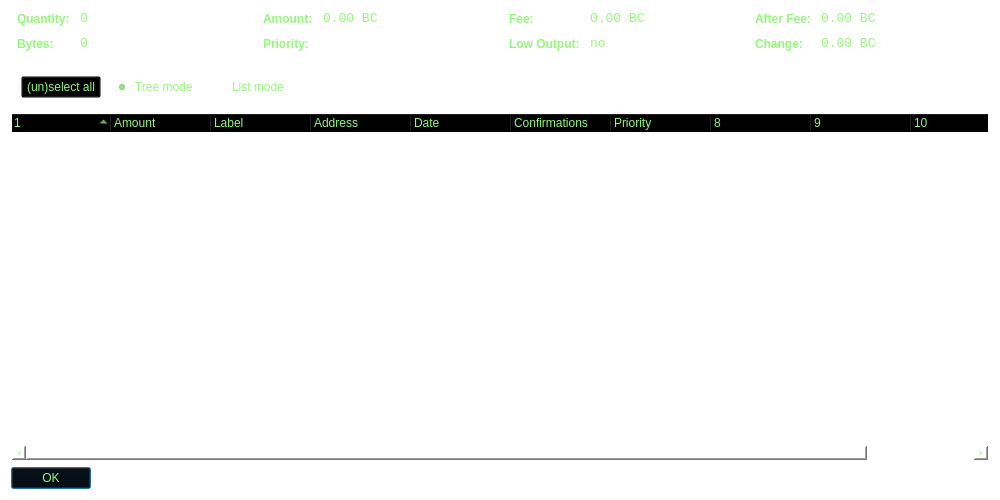
<?xml version="1.0" encoding="UTF-8"?>
<ui version="4.0">
 <class>CoinControlDialog</class>
 <widget class="QDialog" name="CoinControlDialog">
  <property name="geometry">
   <rect>
    <x>0</x>
    <y>0</y>
    <width>1000</width>
    <height>500</height>
   </rect>
  </property>
  <property name="windowTitle">
   <string>Coin Control</string>
  </property>
  <property name="styleSheet">
   <string notr="true">color:#92f978;
background: transparent;</string>
  </property>
  <layout class="QVBoxLayout" name="verticalLayout">
   <item>
    <layout class="QHBoxLayout" name="horizontalLayoutTop" stretch="0,0,0,0">
     <property name="topMargin">
      <number>0</number>
     </property>
     <property name="bottomMargin">
      <number>10</number>
     </property>
     <item>
      <layout class="QFormLayout" name="formLayoutCoinControl1">
       <property name="horizontalSpacing">
        <number>10</number>
       </property>
       <property name="verticalSpacing">
        <number>10</number>
       </property>
       <property name="leftMargin">
        <number>6</number>
       </property>
       <property name="rightMargin">
        <number>6</number>
       </property>
       <item row="0" column="0">
        <widget class="QLabel" name="labelCoinControlQuantityText">
         <property name="styleSheet">
          <string notr="true">font-weight:bold;</string>
         </property>
         <property name="text">
          <string>Quantity:</string>
         </property>
        </widget>
       </item>
       <item row="0" column="1">
        <widget class="QLabel" name="labelCoinControlQuantity">
         <property name="font">
          <font>
           <family>Monospace</family>
           <pointsize>10</pointsize>
          </font>
         </property>
         <property name="cursor">
          <cursorShape>IBeamCursor</cursorShape>
         </property>
         <property name="contextMenuPolicy">
          <enum>Qt::ActionsContextMenu</enum>
         </property>
         <property name="text">
          <string notr="true">0</string>
         </property>
         <property name="textInteractionFlags">
          <set>Qt::LinksAccessibleByMouse|Qt::TextSelectableByKeyboard|Qt::TextSelectableByMouse</set>
         </property>
        </widget>
       </item>
       <item row="1" column="0">
        <widget class="QLabel" name="labelCoinControlBytesText">
         <property name="styleSheet">
          <string notr="true">font-weight:bold;</string>
         </property>
         <property name="text">
          <string>Bytes:</string>
         </property>
        </widget>
       </item>
       <item row="1" column="1">
        <widget class="QLabel" name="labelCoinControlBytes">
         <property name="font">
          <font>
           <family>Monospace</family>
           <pointsize>10</pointsize>
          </font>
         </property>
         <property name="cursor">
          <cursorShape>IBeamCursor</cursorShape>
         </property>
         <property name="contextMenuPolicy">
          <enum>Qt::ActionsContextMenu</enum>
         </property>
         <property name="text">
          <string notr="true">0</string>
         </property>
         <property name="textInteractionFlags">
          <set>Qt::LinksAccessibleByMouse|Qt::TextSelectableByKeyboard|Qt::TextSelectableByMouse</set>
         </property>
        </widget>
       </item>
      </layout>
     </item>
     <item>
      <layout class="QFormLayout" name="formLayoutCoinControl2">
       <property name="horizontalSpacing">
        <number>10</number>
       </property>
       <property name="verticalSpacing">
        <number>10</number>
       </property>
       <property name="leftMargin">
        <number>6</number>
       </property>
       <property name="rightMargin">
        <number>6</number>
       </property>
       <item row="0" column="0">
        <widget class="QLabel" name="labelCoinControlAmountText">
         <property name="styleSheet">
          <string notr="true">font-weight:bold;</string>
         </property>
         <property name="text">
          <string>Amount:</string>
         </property>
        </widget>
       </item>
       <item row="0" column="1">
        <widget class="QLabel" name="labelCoinControlAmount">
         <property name="font">
          <font>
           <family>Monospace</family>
           <pointsize>10</pointsize>
          </font>
         </property>
         <property name="cursor">
          <cursorShape>IBeamCursor</cursorShape>
         </property>
         <property name="contextMenuPolicy">
          <enum>Qt::ActionsContextMenu</enum>
         </property>
         <property name="text">
          <string notr="true">0.00 BC</string>
         </property>
         <property name="textInteractionFlags">
          <set>Qt::LinksAccessibleByMouse|Qt::TextSelectableByKeyboard|Qt::TextSelectableByMouse</set>
         </property>
        </widget>
       </item>
       <item row="1" column="0">
        <widget class="QLabel" name="labelCoinControlPriorityText">
         <property name="styleSheet">
          <string notr="true">font-weight:bold;</string>
         </property>
         <property name="text">
          <string>Priority:</string>
         </property>
        </widget>
       </item>
       <item row="1" column="1">
        <widget class="QLabel" name="labelCoinControlPriority">
         <property name="font">
          <font>
           <family>Monospace</family>
           <pointsize>10</pointsize>
          </font>
         </property>
         <property name="cursor">
          <cursorShape>IBeamCursor</cursorShape>
         </property>
         <property name="contextMenuPolicy">
          <enum>Qt::ActionsContextMenu</enum>
         </property>
         <property name="text">
          <string/>
         </property>
         <property name="textInteractionFlags">
          <set>Qt::LinksAccessibleByMouse|Qt::TextSelectableByKeyboard|Qt::TextSelectableByMouse</set>
         </property>
        </widget>
       </item>
      </layout>
     </item>
     <item>
      <layout class="QFormLayout" name="formLayoutCoinControl3">
       <property name="horizontalSpacing">
        <number>10</number>
       </property>
       <property name="verticalSpacing">
        <number>10</number>
       </property>
       <property name="leftMargin">
        <number>6</number>
       </property>
       <property name="rightMargin">
        <number>6</number>
       </property>
       <item row="0" column="0">
        <widget class="QLabel" name="labelCoinControlFeeText">
         <property name="styleSheet">
          <string notr="true">font-weight:bold;</string>
         </property>
         <property name="text">
          <string>Fee:</string>
         </property>
        </widget>
       </item>
       <item row="0" column="1">
        <widget class="QLabel" name="labelCoinControlFee">
         <property name="font">
          <font>
           <family>Monospace</family>
           <pointsize>10</pointsize>
          </font>
         </property>
         <property name="cursor">
          <cursorShape>IBeamCursor</cursorShape>
         </property>
         <property name="contextMenuPolicy">
          <enum>Qt::ActionsContextMenu</enum>
         </property>
         <property name="text">
          <string notr="true">0.00 BC</string>
         </property>
         <property name="textInteractionFlags">
          <set>Qt::LinksAccessibleByMouse|Qt::TextSelectableByKeyboard|Qt::TextSelectableByMouse</set>
         </property>
        </widget>
       </item>
       <item row="1" column="0">
        <widget class="QLabel" name="labelCoinControlLowOutputText">
         <property name="enabled">
          <bool>false</bool>
         </property>
         <property name="styleSheet">
          <string notr="true">font-weight:bold;</string>
         </property>
         <property name="text">
          <string>Low Output:</string>
         </property>
        </widget>
       </item>
       <item row="1" column="1">
        <widget class="QLabel" name="labelCoinControlLowOutput">
         <property name="enabled">
          <bool>false</bool>
         </property>
         <property name="font">
          <font>
           <family>Monospace</family>
           <pointsize>10</pointsize>
          </font>
         </property>
         <property name="cursor">
          <cursorShape>IBeamCursor</cursorShape>
         </property>
         <property name="contextMenuPolicy">
          <enum>Qt::ActionsContextMenu</enum>
         </property>
         <property name="text">
          <string notr="true">no</string>
         </property>
         <property name="textInteractionFlags">
          <set>Qt::LinksAccessibleByMouse|Qt::TextSelectableByKeyboard|Qt::TextSelectableByMouse</set>
         </property>
        </widget>
       </item>
      </layout>
     </item>
     <item>
      <layout class="QFormLayout" name="formLayoutCoinControl4">
       <property name="horizontalSpacing">
        <number>10</number>
       </property>
       <property name="verticalSpacing">
        <number>10</number>
       </property>
       <property name="leftMargin">
        <number>6</number>
       </property>
       <property name="rightMargin">
        <number>6</number>
       </property>
       <item row="0" column="0">
        <widget class="QLabel" name="labelCoinControlAfterFeeText">
         <property name="styleSheet">
          <string notr="true">font-weight:bold;</string>
         </property>
         <property name="text">
          <string>After Fee:</string>
         </property>
        </widget>
       </item>
       <item row="0" column="1">
        <widget class="QLabel" name="labelCoinControlAfterFee">
         <property name="font">
          <font>
           <family>Monospace</family>
           <pointsize>10</pointsize>
          </font>
         </property>
         <property name="cursor">
          <cursorShape>IBeamCursor</cursorShape>
         </property>
         <property name="contextMenuPolicy">
          <enum>Qt::ActionsContextMenu</enum>
         </property>
         <property name="text">
          <string notr="true">0.00 BC</string>
         </property>
         <property name="textInteractionFlags">
          <set>Qt::LinksAccessibleByMouse|Qt::TextSelectableByKeyboard|Qt::TextSelectableByMouse</set>
         </property>
        </widget>
       </item>
       <item row="1" column="0">
        <widget class="QLabel" name="labelCoinControlChangeText">
         <property name="enabled">
          <bool>false</bool>
         </property>
         <property name="styleSheet">
          <string notr="true">font-weight:bold;</string>
         </property>
         <property name="text">
          <string>Change:</string>
         </property>
        </widget>
       </item>
       <item row="1" column="1">
        <widget class="QLabel" name="labelCoinControlChange">
         <property name="enabled">
          <bool>false</bool>
         </property>
         <property name="font">
          <font>
           <family>Monospace</family>
           <pointsize>10</pointsize>
          </font>
         </property>
         <property name="cursor">
          <cursorShape>IBeamCursor</cursorShape>
         </property>
         <property name="contextMenuPolicy">
          <enum>Qt::ActionsContextMenu</enum>
         </property>
         <property name="text">
          <string notr="true">0.00 BC</string>
         </property>
         <property name="textInteractionFlags">
          <set>Qt::LinksAccessibleByMouse|Qt::TextSelectableByKeyboard|Qt::TextSelectableByMouse</set>
         </property>
        </widget>
       </item>
      </layout>
     </item>
    </layout>
   </item>
   <item>
    <widget class="QFrame" name="frame">
     <property name="minimumSize">
      <size>
       <width>0</width>
       <height>40</height>
      </size>
     </property>
     <property name="frameShape">
      <enum>QFrame::StyledPanel</enum>
     </property>
     <property name="frameShadow">
      <enum>QFrame::Sunken</enum>
     </property>
     <widget class="QWidget" name="horizontalLayoutWidget">
      <property name="geometry">
       <rect>
        <x>10</x>
        <y>0</y>
        <width>781</width>
        <height>41</height>
       </rect>
      </property>
      <layout class="QHBoxLayout" name="horizontalLayoutPanel" stretch="0,0,0,0">
       <property name="spacing">
        <number>14</number>
       </property>
       <item>
        <widget class="QPushButton" name="pushButtonSelectAll">
         <property name="sizePolicy">
          <sizepolicy hsizetype="Maximum" vsizetype="Fixed">
           <horstretch>0</horstretch>
           <verstretch>0</verstretch>
          </sizepolicy>
         </property>
         <property name="text">
          <string>(un)select all</string>
         </property>
        </widget>
       </item>
       <item>
        <widget class="QRadioButton" name="radioTreeMode">
         <property name="sizePolicy">
          <sizepolicy hsizetype="Maximum" vsizetype="Fixed">
           <horstretch>0</horstretch>
           <verstretch>0</verstretch>
          </sizepolicy>
         </property>
         <property name="text">
          <string>Tree mode</string>
         </property>
         <property name="checked">
          <bool>true</bool>
         </property>
        </widget>
       </item>
       <item>
        <widget class="QRadioButton" name="radioListMode">
         <property name="sizePolicy">
          <sizepolicy hsizetype="Maximum" vsizetype="Fixed">
           <horstretch>0</horstretch>
           <verstretch>0</verstretch>
          </sizepolicy>
         </property>
         <property name="text">
          <string>List mode</string>
         </property>
        </widget>
       </item>
       <item>
        <spacer name="horizontalSpacer">
         <property name="orientation">
          <enum>Qt::Horizontal</enum>
         </property>
         <property name="sizeHint" stdset="0">
          <size>
           <width>40</width>
           <height>20</height>
          </size>
         </property>
        </spacer>
       </item>
      </layout>
     </widget>
    </widget>
   </item>
   <item>
    <widget class="CoinControlTreeWidget" name="treeWidget">
     <property name="contextMenuPolicy">
      <enum>Qt::CustomContextMenu</enum>
     </property>
     <property name="sortingEnabled">
      <bool>false</bool>
     </property>
     <property name="columnCount">
      <number>11</number>
     </property>
     <attribute name="headerShowSortIndicator" stdset="0">
      <bool>true</bool>
     </attribute>
     <attribute name="headerStretchLastSection">
      <bool>false</bool>
     </attribute>
     <column>
      <property name="text">
       <string/>
      </property>
     </column>
     <column>
      <property name="text">
       <string>Amount</string>
      </property>
     </column>
     <column>
      <property name="text">
       <string>Label</string>
      </property>
     </column>
     <column>
      <property name="text">
       <string>Address</string>
      </property>
     </column>
     <column>
      <property name="text">
       <string>Date</string>
      </property>
     </column>
     <column>
      <property name="text">
       <string>Confirmations</string>
      </property>
      <property name="toolTip">
       <string>Confirmed</string>
      </property>
     </column>
     <column>
      <property name="text">
       <string>Priority</string>
      </property>
     </column>
     <column>
      <property name="text">
       <string/>
      </property>
     </column>
     <column>
      <property name="text">
       <string/>
      </property>
     </column>
     <column>
      <property name="text">
       <string/>
      </property>
     </column>
     <column>
      <property name="text">
       <string/>
      </property>
     </column>
    </widget>
   </item>
   <item>
    <widget class="QDialogButtonBox" name="buttonBox">
     <property name="sizePolicy">
      <sizepolicy hsizetype="Maximum" vsizetype="Fixed">
       <horstretch>0</horstretch>
       <verstretch>0</verstretch>
      </sizepolicy>
     </property>
     <property name="orientation">
      <enum>Qt::Horizontal</enum>
     </property>
     <property name="standardButtons">
      <set>QDialogButtonBox::Ok</set>
     </property>
    </widget>
   </item>
  </layout>
 </widget>
 <customwidgets>
  <customwidget>
   <class>CoinControlTreeWidget</class>
   <extends>QTreeWidget</extends>
   <header>coincontroltreewidget.h</header>
  </customwidget>
 </customwidgets>
 <resources/>
 <connections/>
</ui>
